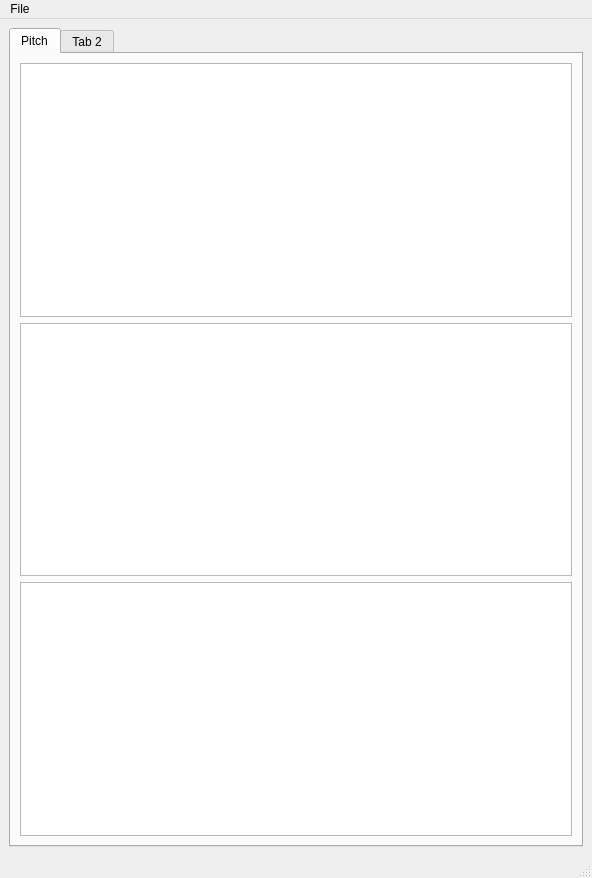
<?xml version="1.0" encoding="UTF-8"?>
<ui version="4.0">
 <class>MainWindow</class>
 <widget class="QMainWindow" name="MainWindow">
  <property name="geometry">
   <rect>
    <x>0</x>
    <y>0</y>
    <width>592</width>
    <height>878</height>
   </rect>
  </property>
  <property name="windowTitle">
   <string>Airbus Fly-By-Wire Development</string>
  </property>
  <widget class="QWidget" name="centralWidget">
   <layout class="QVBoxLayout" name="verticalLayout">
    <item>
     <widget class="QTabWidget" name="tabWidget">
      <property name="currentIndex">
       <number>0</number>
      </property>
      <widget class="QWidget" name="tab">
       <attribute name="title">
        <string>Pitch</string>
       </attribute>
       <layout class="QGridLayout" name="gridLayout">
        <item row="0" column="0">
         <widget class="ActualDemandChart" name="loadFactor"/>
        </item>
        <item row="1" column="0">
         <widget class="ActualDemandChart" name="pitchRate"/>
        </item>
        <item row="2" column="0">
         <widget class="ActualDemandChart" name="c_star"/>
        </item>
       </layout>
      </widget>
      <widget class="QWidget" name="tab_2">
       <attribute name="title">
        <string>Tab 2</string>
       </attribute>
      </widget>
     </widget>
    </item>
   </layout>
  </widget>
  <widget class="QMenuBar" name="menubar">
   <property name="geometry">
    <rect>
     <x>0</x>
     <y>0</y>
     <width>592</width>
     <height>21</height>
    </rect>
   </property>
   <widget class="QMenu" name="menuFile">
    <property name="title">
     <string>File</string>
    </property>
    <addaction name="actionExit"/>
   </widget>
   <addaction name="menuFile"/>
  </widget>
  <widget class="QStatusBar" name="statusbar"/>
  <action name="actionExit">
   <property name="text">
    <string>Exit</string>
   </property>
  </action>
 </widget>
 <customwidgets>
  <customwidget>
   <class>ActualDemandChart</class>
   <extends>QGraphicsView</extends>
   <header>ActualDemandChart.h</header>
  </customwidget>
 </customwidgets>
 <resources/>
 <connections>
  <connection>
   <sender>actionExit</sender>
   <signal>triggered()</signal>
   <receiver>MainWindow</receiver>
   <slot>close()</slot>
   <hints>
    <hint type="sourcelabel">
     <x>-1</x>
     <y>-1</y>
    </hint>
    <hint type="destinationlabel">
     <x>399</x>
     <y>299</y>
    </hint>
   </hints>
  </connection>
 </connections>
</ui>
